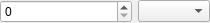
<?xml version="1.0" encoding="UTF-8"?>
<ui version="4.0">
 <class>SpinBoxBaseSelector</class>
 <widget class="QWidget" name="SpinBoxBaseSelector">
  <property name="geometry">
   <rect>
    <x>0</x>
    <y>0</y>
    <width>210</width>
    <height>23</height>
   </rect>
  </property>
  <property name="sizePolicy">
   <sizepolicy hsizetype="Preferred" vsizetype="Preferred">
    <horstretch>0</horstretch>
    <verstretch>0</verstretch>
   </sizepolicy>
  </property>
  <property name="windowTitle">
   <string>Form</string>
  </property>
  <layout class="QHBoxLayout" name="horizontalLayout" stretch="1,0">
   <property name="spacing">
    <number>-1</number>
   </property>
   <property name="margin">
    <number>0</number>
   </property>
   <item>
    <widget class="QNumberSpinBox" name="sbValue"/>
   </item>
   <item>
    <widget class="QComboBox" name="cbBase">
     <property name="sizePolicy">
      <sizepolicy hsizetype="Fixed" vsizetype="Fixed">
       <horstretch>0</horstretch>
       <verstretch>0</verstretch>
      </sizepolicy>
     </property>
     <property name="minimumSize">
      <size>
       <width>0</width>
       <height>0</height>
      </size>
     </property>
    </widget>
   </item>
  </layout>
 </widget>
 <customwidgets>
  <customwidget>
   <class>QNumberSpinBox</class>
   <extends>QSpinBox</extends>
   <header>spinboxbaseselector/qnumberspinbox.h</header>
  </customwidget>
 </customwidgets>
 <resources/>
 <connections/>
</ui>
